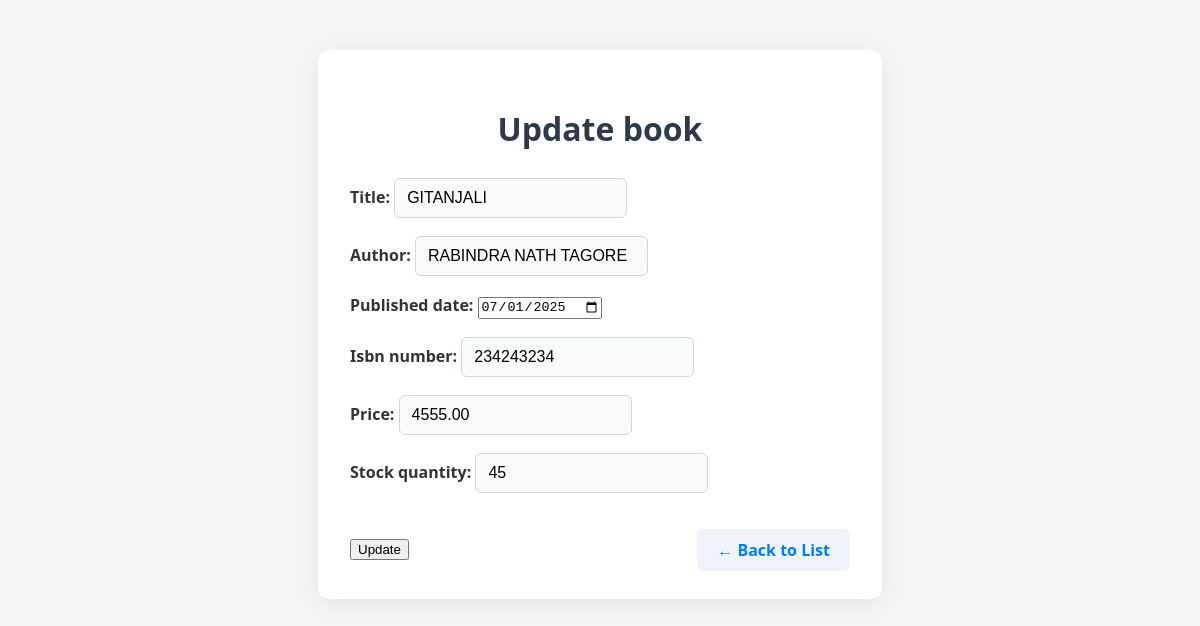
The page /book/9/ on the database its author committed.
### bookstore_inventory/models.py (models this page shows, shortened)
class Books(models.Model):
    title = models.CharField(max_length=200)
    author = models.CharField(max_length=100)
    published_date = models.DateField()
    isbn_number = models.CharField(max_length=13, unique=True)
    price = models.DecimalField(max_digits=10, decimal_places=2)
    stock_quantity = models.IntegerField()

### bookstore_inventory/views.py (the view)
# urls.py: path('book/<int:books_id>/',views.update_book,name='update_book'),
def update_book(request, books_id):
    books = get_object_or_404(Books, id=books_id)
    if request.method == 'POST':
                form = BookForm(request.POST, instance=books)
                if form.is_valid():
                    form.save()
                    return redirect('book_list')
    else:
        form = BookForm(instance=books)
    return render(request, 'inventory/update.html', {'form': form,'form.instance.pk': True})

### bookstore_inventory/forms.py
class BookForm(forms.ModelForm):
    class Meta:
        model = Books
        fields = ['title', 'author', 'published_date', 'isbn_number', 'price', 'stock_quantity']
        widgets = {
            'published_date': forms.DateInput(attrs={'type': 'date'}),
            'price': forms.NumberInput(attrs={'step': '0.01'}),
            'stock_quantity': forms.NumberInput(attrs={'min': '0'}),
        }

### bookstore_inventory/templates/inventory/update.html (shortened to what this page needs)
<!DOCTYPE html>
<html lang="en">
<head>
</head>
<body>
    <div class="container">
        <h1>Update book</h1>
        <form method="post">
            {% for field in form %}
                <div>
                    {{ field.label_tag }}
                    {{ field }}
                </div>
            {% endfor %}
            <div class="form-actions">
                <button type="submit">{% if form.instance.pk %}Update{% else %}Save{% endif %}</button>
                    <a href="{% url 'book_list' %}" class="back-btn">← Back to List</a>
            </div>
        </form>
    </div>
</body>
</html>

### bookstore_inventory/templates/inventory/update.html (style rules this page uses)
body { font-family: 'Segoe UI', Tahoma, Geneva, Verdana, sans-serif; background: #f4f6f8; margin: 0; padding: 0; }
.container { max-width: 500px; margin: 50px auto; background: #fff; border-radius: 12px; box-shadow: 0 4px 24px rgba(0,0,0,0.08); padding: 36px 32px 28px 32px; }
h1 { text-align: center; color: #2d3a4b; margin-bottom: 28px; }
form { display: flex; flex-direction: column; gap: 18px; }
label { font-weight: 600; color: #333; margin-bottom: 6px; }
input[type="text"], input[type="number"] { padding: 10px 12px; border: 1px solid #cfd8dc; border-radius: 6px; font-size: 1em; background: #f9fafb; transition: border 0.2s; }
.form-actions { display: flex; justify-content: space-between; align-items: center; margin-top: 18px; }
.back-btn { background: #f0f4fa; color: #007bff; padding: 10px 20px; border: none; border-radius: 6px; text-decoration: none; font-weight: 600; transition: background 0.2s; }

### rows shown on the page
Books: form "GITANJALI" "RABINDRA NATH TAGORE" "07/01/2025" "234243234" "4555.00" "45"

### other values the page prints
{{ field.label_tag }} "Title:" "Author:" "Published date:" "Isbn number:" "Price:" "Stock quantity:"
